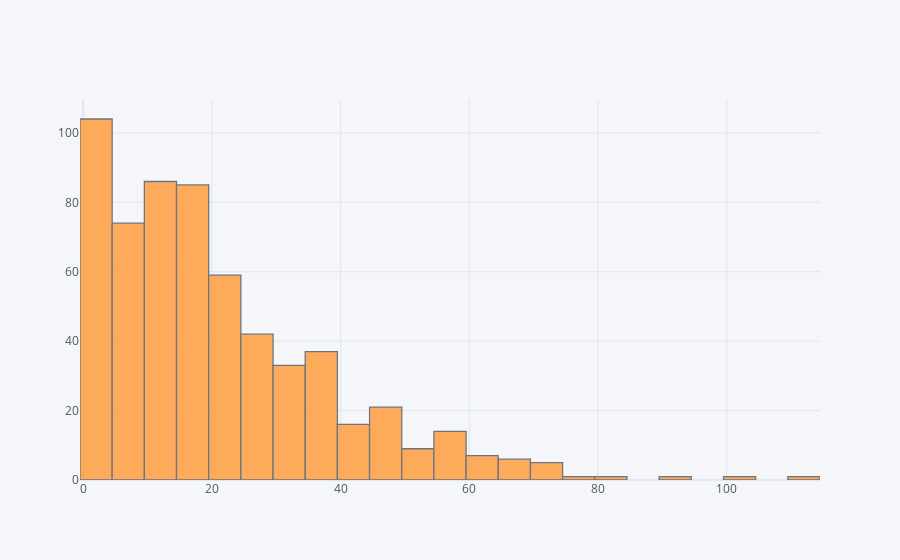

Here is the notebook cell this chart was saved with:
### Code cell
df['Length of service: Months'].iplot('hist')

### Figure 1 — Plotly figure (JSON) as saved in the notebook; plotly's stock layout.template omitted (floating-point values rounded to 4 significant figures; data arrays with more than 128 entries replaced by an {"elided": "..."} marker saying what was removed)
{"data": [{"histfunc": "count", "histnorm": "", "marker": {"color": "rgba(255, 153, 51, 1.0)", "line": {"color": "#4D5663", "width": 1.3}}, "name": "Length of service: Months", "opacity": 0.8, "orientation": "v", "type": "histogram", "x": {"elided": "603 int values"}}], "layout": {"barmode": "overlay", "legend": {"bgcolor": "#F5F6F9", "font": {"color": "#4D5663"}}, "paper_bgcolor": "#F5F6F9", "plot_bgcolor": "#F5F6F9", "title": {"font": {"color": "#4D5663"}}, "xaxis": {"gridcolor": "#E1E5ED", "showgrid": true, "tickfont": {"color": "#4D5663"}, "title": {"font": {"color": "#4D5663"}, "text": ""}, "zerolinecolor": "#E1E5ED"}, "yaxis": {"gridcolor": "#E1E5ED", "showgrid": true, "tickfont": {"color": "#4D5663"}, "title": {"font": {"color": "#4D5663"}, "text": ""}, "zerolinecolor": "#E1E5ED"}}}
